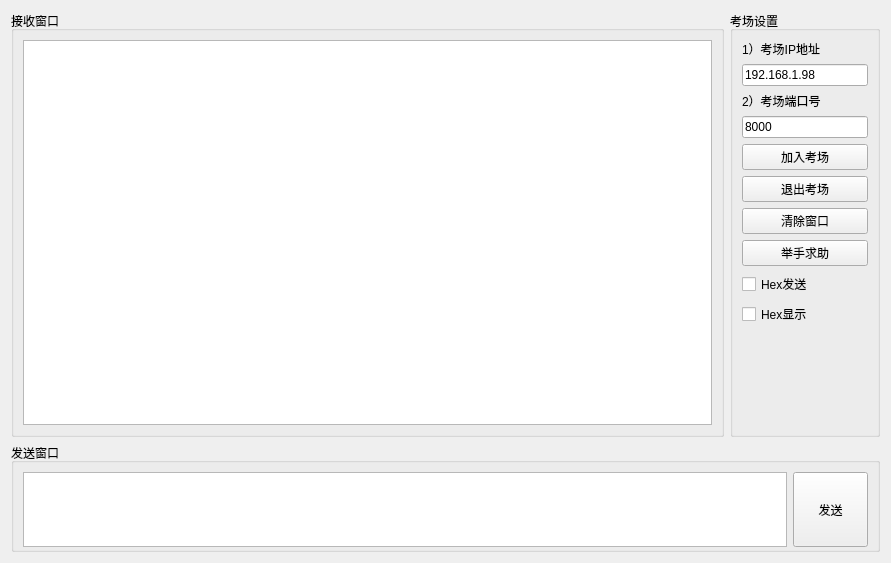
<?xml version="1.0" encoding="UTF-8"?>
<ui version="4.0">
 <class>TCPClient</class>
 <widget class="QWidget" name="TCPClient">
  <property name="geometry">
   <rect>
    <x>0</x>
    <y>0</y>
    <width>891</width>
    <height>563</height>
   </rect>
  </property>
  <property name="windowTitle">
   <string>Form</string>
  </property>
  <layout class="QVBoxLayout" name="verticalLayout_4">
   <item>
    <layout class="QHBoxLayout" name="horizontalLayout_2">
     <item>
      <widget class="QGroupBox" name="groupBox">
       <property name="title">
        <string>接收窗口</string>
       </property>
       <layout class="QVBoxLayout" name="verticalLayout_2">
        <item>
         <widget class="QTextEdit" name="edtRecv">
          <property name="minimumSize">
           <size>
            <width>390</width>
            <height>290</height>
           </size>
          </property>
          <property name="readOnly">
           <bool>true</bool>
          </property>
         </widget>
        </item>
       </layout>
      </widget>
     </item>
     <item>
      <widget class="QGroupBox" name="groupBox_3">
       <property name="minimumSize">
        <size>
         <width>150</width>
         <height>0</height>
        </size>
       </property>
       <property name="maximumSize">
        <size>
         <width>150</width>
         <height>16777215</height>
        </size>
       </property>
       <property name="title">
        <string>考场设置</string>
       </property>
       <layout class="QVBoxLayout" name="verticalLayout">
        <item>
         <widget class="QLabel" name="label">
          <property name="text">
           <string>1）考场IP地址</string>
          </property>
         </widget>
        </item>
        <item>
         <widget class="QLineEdit" name="edtIP">
          <property name="text">
           <string>192.168.1.98</string>
          </property>
         </widget>
        </item>
        <item>
         <widget class="QLabel" name="label_2">
          <property name="text">
           <string>2）考场端口号</string>
          </property>
         </widget>
        </item>
        <item>
         <widget class="QLineEdit" name="edtPort">
          <property name="text">
           <string>8000</string>
          </property>
         </widget>
        </item>
        <item>
         <widget class="QPushButton" name="btnConnect">
          <property name="text">
           <string>加入考场</string>
          </property>
         </widget>
        </item>
        <item>
         <widget class="QPushButton" name="btnConnect_2">
          <property name="text">
           <string>退出考场</string>
          </property>
         </widget>
        </item>
        <item>
         <layout class="QHBoxLayout" name="horizontalLayout">
          <item>
           <widget class="QPushButton" name="pushButton">
            <property name="text">
             <string>清除窗口</string>
            </property>
           </widget>
          </item>
         </layout>
        </item>
        <item>
         <widget class="QPushButton" name="GetHelp">
          <property name="text">
           <string>举手求助</string>
          </property>
         </widget>
        </item>
        <item>
         <widget class="QCheckBox" name="ckbHexSend">
          <property name="text">
           <string>Hex发送</string>
          </property>
         </widget>
        </item>
        <item>
         <widget class="QCheckBox" name="ckbHexShow">
          <property name="text">
           <string>Hex显示</string>
          </property>
         </widget>
        </item>
        <item>
         <spacer name="verticalSpacer">
          <property name="orientation">
           <enum>Qt::Vertical</enum>
          </property>
          <property name="sizeHint" stdset="0">
           <size>
            <width>20</width>
            <height>40</height>
           </size>
          </property>
         </spacer>
        </item>
       </layout>
      </widget>
     </item>
    </layout>
   </item>
   <item>
    <widget class="QGroupBox" name="groupBox_2">
     <property name="sizePolicy">
      <sizepolicy hsizetype="Expanding" vsizetype="Expanding">
       <horstretch>0</horstretch>
       <verstretch>0</verstretch>
      </sizepolicy>
     </property>
     <property name="minimumSize">
      <size>
       <width>0</width>
       <height>109</height>
      </size>
     </property>
     <property name="maximumSize">
      <size>
       <width>16777215</width>
       <height>109</height>
      </size>
     </property>
     <property name="title">
      <string>发送窗口</string>
     </property>
     <layout class="QVBoxLayout" name="verticalLayout_3">
      <item>
       <layout class="QHBoxLayout" name="horizontalLayout_3">
        <item>
         <widget class="QTextEdit" name="edtSend">
          <property name="minimumSize">
           <size>
            <width>460</width>
            <height>75</height>
           </size>
          </property>
          <property name="maximumSize">
           <size>
            <width>16777215</width>
            <height>75</height>
           </size>
          </property>
         </widget>
        </item>
        <item>
         <widget class="QPushButton" name="btnSend">
          <property name="minimumSize">
           <size>
            <width>75</width>
            <height>75</height>
           </size>
          </property>
          <property name="maximumSize">
           <size>
            <width>75</width>
            <height>75</height>
           </size>
          </property>
          <property name="text">
           <string>发送</string>
          </property>
         </widget>
        </item>
       </layout>
      </item>
     </layout>
    </widget>
   </item>
  </layout>
 </widget>
 <resources/>
 <connections/>
</ui>
